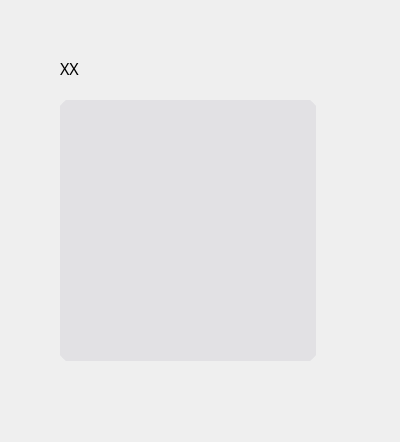
<?xml version="1.0" encoding="UTF-8"?>
<ui version="4.0">
 <class>returnbook</class>
 <widget class="QWidget" name="returnbook">
  <property name="geometry">
   <rect>
    <x>0</x>
    <y>0</y>
    <width>400</width>
    <height>442</height>
   </rect>
  </property>
  <property name="windowTitle">
   <string>Form</string>
  </property>
  <widget class="QListView" name="listView">
   <property name="geometry">
    <rect>
     <x>60</x>
     <y>100</y>
     <width>256</width>
     <height>261</height>
    </rect>
   </property>
   <property name="styleSheet">
    <string notr="true">QListView {
	font: 25 9pt &quot;Microsoft YaHei&quot;;
	border: 15px solid #e2e1e4; /* 设置边框的大小，样式，颜色 */
	border-radius: 10px;
    background-color: #e2e1e4
}
QListView::item:hover {
	background-color: transparent;
	padding: 10px;
	border-left: 3px solid rgb(130, 130, 130);
}
QListView::item:selected {
	background-color: transparent;
	color: black;
	padding: 10px;
	border-left: 3px solid black;
}
QListView::item {
    height: 60px;
    background-color: #e2e1e4
}</string>
   </property>
  </widget>
  <widget class="QLabel" name="label">
   <property name="geometry">
    <rect>
     <x>60</x>
     <y>60</y>
     <width>251</width>
     <height>16</height>
    </rect>
   </property>
   <property name="font">
    <font>
     <family>黑体</family>
     <pointsize>12</pointsize>
    </font>
   </property>
   <property name="text">
    <string>XX</string>
   </property>
  </widget>
 </widget>
 <resources/>
 <connections/>
</ui>
